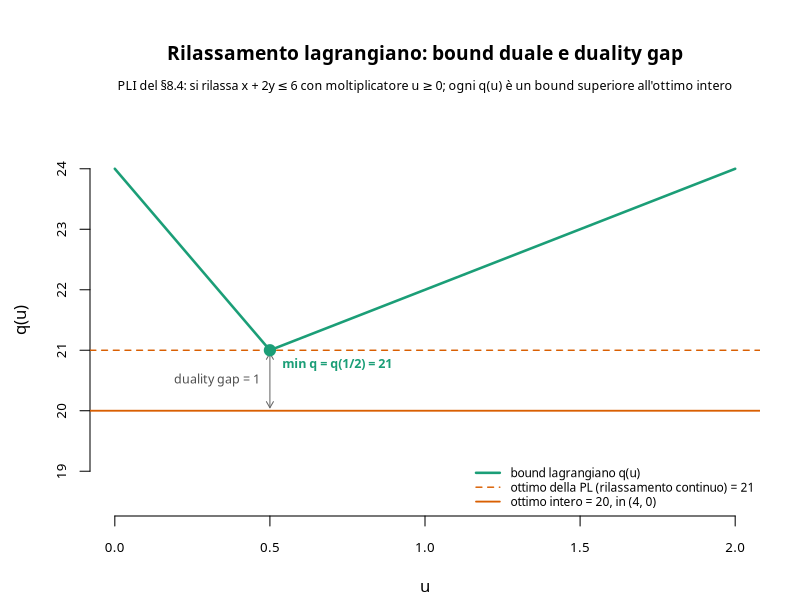

The R source for this figure:
# Genera img/lagrange_pli.png: il bound del rilassamento lagrangiano per la
# PLI di teoria_computazione/teoria_ottimizzazione.md (§2.1), ripresa in
# matematica_statistica/teoria_lagrange.md (§8.4):
#   max 5x + 4y s.t. 6x + 4y <= 24, x + 2y <= 6, x, y >= 0 interi.
# Si rilassa x + 2y <= 6 con moltiplicatore u >= 0:
#   q(u) = 6u + max { (5 - u) x + (4 - 2u) y : 6x + 4y <= 24, x, y interi >= 0 }.
# q e' convessa e lineare a tratti; il suo minimo (21, in u = 1/2) coincide con
# l'ottimo della PL, e resta sopra l'ottimo intero 20: il duality gap.

col_vincolo <- "#1b9e77"
col_f <- "#d95f02"

# I punti interi di X = {6x + 4y <= 24, x, y >= 0} sono pochi: si enumerano.
X <- subset(expand.grid(x = 0:4, y = 0:6), 6 * x + 4 * y <= 24)
q <- function(u) 6 * u + max((5 - u) * X$x + (4 - 2 * u) * X$y)

us <- seq(0, 2, length.out = 401)
qs <- sapply(us, q)

# Spectral e' il font usato dalla pagina GitHub (geoteo.net/static/style.css);
# richiede il device Cairo per essere referenziato per nome famiglia.
png("img/lagrange_pli.png", width = 1800, height = 850, res = 150, type = "cairo")
par(mar = c(4.2, 4.5, 6.2, 2), family = "Spectral")
plot(us, qs,
    type = "l", lwd = 2.5, col = col_vincolo,
    xlab = "u", ylab = "q(u)", bty = "n", cex.axis = 0.8,
    ylim = c(18.5, 24.5)
)
mtext("Rilassamento lagrangiano: bound duale e duality gap", side = 3, line = 3.0, cex = 1.15, font = 2)
mtext("PLI del §8.4: si rilassa x + 2y ≤ 6 con moltiplicatore u ≥ 0; ogni q(u) è un bound superiore all'ottimo intero", side = 3, line = 1.5, cex = 0.75)

abline(h = 21, col = col_f, lty = 2, lwd = 1.4)
abline(h = 20, col = col_f, lwd = 1.8)
arrows(0.5, 20.05, 0.5, 20.95, length = 0.07, code = 3, col = "grey40")
text(0.5, 20.5, labels = "duality gap = 1", pos = 2, cex = 0.75, col = "grey30")

points(0.5, 21, pch = 19, cex = 1.5, col = col_vincolo)
text(0.54, 20.78, labels = "min q = q(1/2) = 21", adj = c(0, 0.5), cex = 0.75, font = 2, col = col_vincolo)

legend("bottomright",
    legend = c("bound lagrangiano q(u)", "ottimo della PL (rilassamento continuo) = 21", "ottimo intero = 20, in (4, 0)"),
    col = c(col_vincolo, col_f, col_f), lty = c(1, 2, 1), lwd = c(2.5, 1.4, 1.8),
    bty = "n", cex = 0.72, seg.len = 2.2
)

dev.off()
